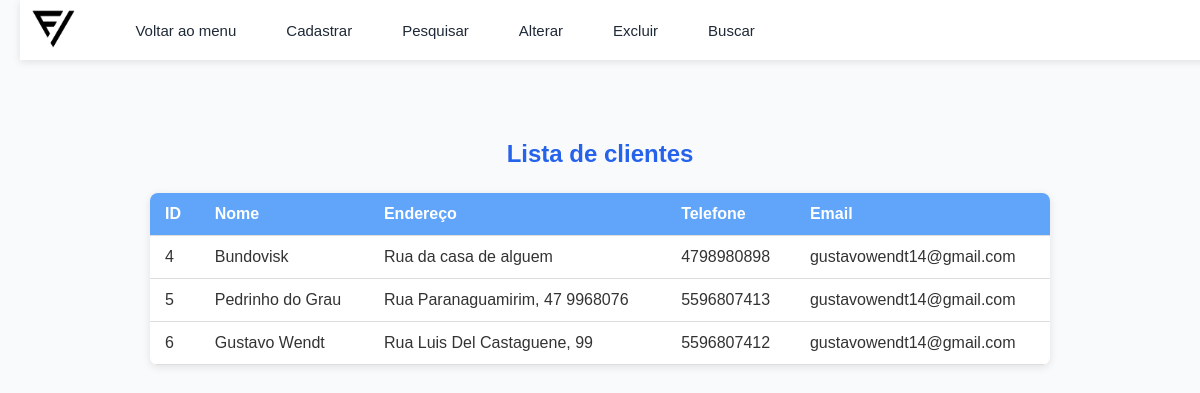
Screenshot of /conexao/Conexao_PDO/Listar_Clientes.php with the database file from the repository.
### tables this page shows
CREATE TABLE `cliente` (
  `id_cliente` int(11) NOT NULL,
  `nome` varchar(50) DEFAULT NULL,
  `endereco` varchar(80) DEFAULT NULL,
  `telefone` varchar(20) DEFAULT NULL,
  `email` varchar(50) DEFAULT NULL
);

### conexao/Conexao_PDO/Listar_Clientes.php (the view, shortened to what this page needs)
<?php
$conexao = conectarBanco();
$stmt = $conexao->prepare("SELECT * FROM cliente");
$stmt->execute();
$clientes = $stmt->fetchAll();
?>
<!DOCTYPE html>
<html lang="pt-BR">
<head>
    <link rel="stylesheet" type="text/css" href="CSS/Staly.css" />
</head>
<body>
<h2>Lista de clientes</h2>
<table>
    <thead>
        <tr>
            <th>ID</th>
            <th>Nome</th>
            <th>Endereço</th>
            <th>Telefone</th>
            <th>Email</th>
        </tr>
    </thead>
    <tbody>
    <?php foreach ($clientes as $cliente): ?>
        <tr>
            <td><?= htmlspecialchars($cliente["id_cliente"]) ?></td>
            <td><?= htmlspecialchars($cliente["nome"]) ?></td>
            <td><?= htmlspecialchars($cliente["endereco"]) ?></td>
            <td><?= htmlspecialchars($cliente["telefone"]) ?></td>
            <td><?= htmlspecialchars($cliente["email"]) ?></td>
        </tr>
    <?php endforeach; ?>
    </tbody>
</table>
<ul>
    <li class="dropdow logo-item">
        <img src="LogoForneInjet.png" alt="Logo Fornjet" height="60" width="60">
    </li>
    <li class="dropdow">
        <a href="javascript:void(0)" class="dropbtn">Voltar ao menu</a>
    </li>
    <li class="dropdow">
        <a href="javascript:void(0)" class="dropbtn">Cadastrar</a>
    </li>
    <li class="dropdow">
        <a href="javascript:void(0)" class="dropbtn">Pesquisar</a>
    </li>
    <li class="dropdow">
        <a href="javascript:void(0)" class="dropbtn">Alterar</a>
    </li>
    <li class="dropdow">
        <a href="javascript:void(0)" class="dropbtn">Excluir</a>
    </li>
    <li class="dropdow">
        <a href="javascript:void(0)" class="dropbtn">Buscar</a>
    </li>
</ul>
</body>
</html>

### conexao/Conexao_PDO/CSS/Staly.css (style rules this page uses)
* { margin: 0; padding: 0; box-sizing: border-box; }
body { font-family: 'Segoe UI', sans-serif; background-color: #F9FAFB; padding-top: 60px; }
ul { list-style-type: none; background-color: #FFFFFF; position: fixed; top: 0; width: 100%; height: 60px; display: flex; align-items: center; justify-content: flex-start; box-shadow: 0 2px 8px rgba(0, 0, 0, 0.1); z-index: 999; padding-left: 20px; }
li { position: relative; margin-right: 10px; }
li a, .dropbtn { display: inline-block; color: #1F2937; text-align: center; padding: 14px 20px; text-decoration: none; font-size: 15px; font-weight: 500; border-radius: 6px; transition: background-color 0.3s, color 0.3s; }
.logo-item img { height: 50px; width: auto; margin-right: 16px; }

### conexao/Conexao_PDO/Listar_Clientes.php (style rules this page uses)
body { font-family: Arial, sans-serif; margin: 80px 20px 20px 20px; background: #f9fafb; color: #333; }
h2 { text-align: center; margin-bottom: 25px; color: #2563EB; }
table { width: 100%; max-width: 900px; margin: 0 auto 40px auto; border-collapse: collapse; background: #fff; box-shadow: 0 2px 8px rgba(0,0,0,0.1); border-radius: 8px; overflow: hidden; }
th, td { padding: 12px 15px; border-bottom: 1px solid #ddd; text-align: left; }
th { background-color: #60A5FA; color: white; font-weight: 600; }
ul { margin: 0; padding: 0; }

### rows the page displays
cliente: id_cliente "4", nome "Bundovisk", endereco "Rua da casa de alguem", telefone "4798980898", email "gustavowendt14@gmail.com"
cliente: id_cliente "5", nome "Pedrinho do Grau", endereco "Rua Paranaguamirim, 47 9968076", telefone "5596807413", email "gustavowendt14@gmail.com"
cliente: id_cliente "6", nome "Gustavo Wendt", endereco "Rua Luis Del Castaguene, 99", telefone "5596807412", email "gustavowendt14@gmail.com"
